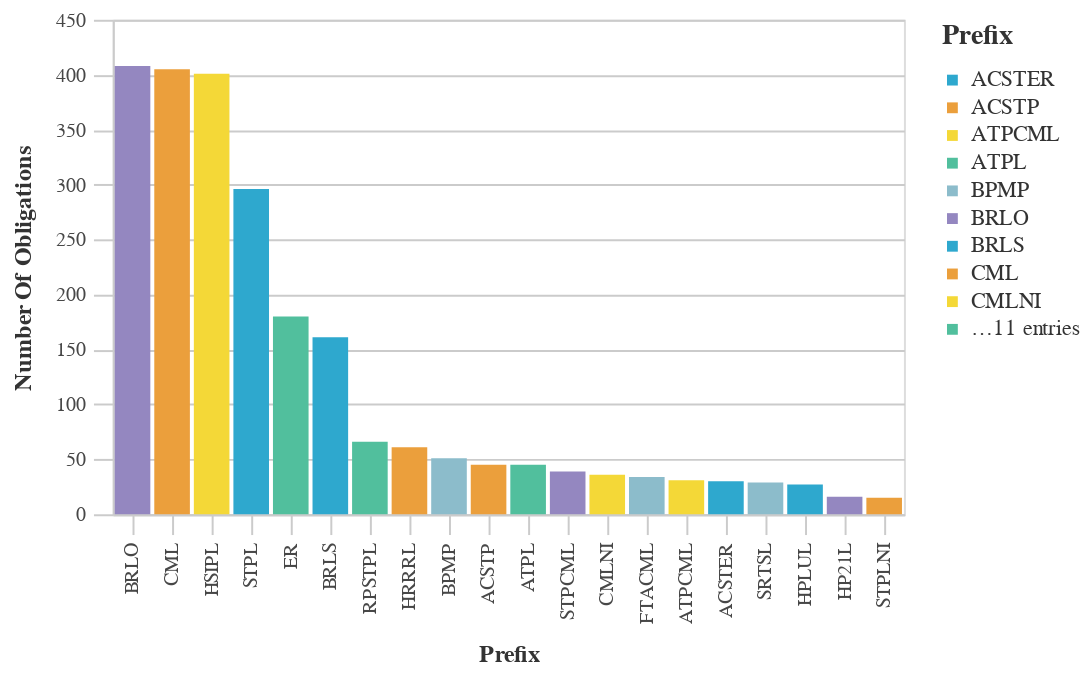

Source (notebook cell):
### Markdown cell above
### Most Used Prefix Codes

### Code cell
#Bar chart with the Most Used Prefix Counts
chart_df = (df_top>>filter(_.variable=='prefix')).rename(columns={"value":"Prefix",
                                 "count":"Number of Obligations"})
chart9= (_dla_utils.basic_bar_chart_no_save(chart_df, 'Prefix', 'Number of Obligations', 'Prefix', district))
    

display(chart9)

### Figure 1 — Vega-Lite specification as saved in the notebook (floating-point values rounded to 4 significant figures)
{"config": {"view": {"continuousWidth": 400, "continuousHeight": 300}, "axis": {"domainColor": "#cbcbcb", "grid": true, "gridColor": "#cbcbcb", "gridWidth": 1, "labelColor": "#474747", "labelFont": "Nunito Sans", "labelFontSize": 10, "labelPadding": 4, "tickColor": "#cbcbcb", "tickSize": 10, "titleColor": "#333", "titleFont": "Raleway", "titleFontSize": 12, "titlePadding": 10}, "axisBand": {"grid": false}, "background": "white", "font": "Raleway", "header": {"labelFont": "Nunito Sans", "titleFont": "Raleway"}, "legend": {"labelColor": "#333", "labelFont": "Nunito Sans", "labelFontSize": 11, "labelLimit": 0, "padding": 1, "symbolSize": 30, "symbolType": "square", "titleColor": "#333", "titleFont": "Raleway", "titleFontSize": 14, "titlePadding": 10}, "title": {"anchor": "middle", "font": "Raleway", "fontSize": 18, "fontWeight": 300, "offset": 20}}, "data": {"name": "data-79902faf54293d54387270187240d323"}, "mark": "bar", "encoding": {"color": {"field": "Prefix", "legend": {"symbolLimit": 10, "title": "Prefix"}, "scale": {"range": ["#2EA8CE", "#EB9F3C", "#F4D837", "#51BF9D", "#8CBCCB", "#9487C0"]}, "type": "nominal"}, "tooltip": [{"field": "Prefix", "title": "Prefix", "type": "nominal"}, {"field": "Number of Obligations", "title": "Number Of Obligations", "type": "quantitative"}], "x": {"field": "Prefix", "sort": "-y", "title": "Prefix", "type": "nominal"}, "y": {"field": "Number of Obligations", "title": "Number Of Obligations", "type": "quantitative"}}, "height": 250, "width": 400, "$schema": "https://vega.github.io/schema/vega-lite/v4.17.0.json", "datasets": {"data-79902faf54293d54387270187240d323": [{"Prefix": "BRLO", "Number of Obligations": 408, "variable": "prefix"}, {"Prefix": "CML", "Number of Obligations": 405, "variable": "prefix"}, {"Prefix": "HSIPL", "Number of Obligations": 401, "variable": "prefix"}, {"Prefix": "STPL", "Number of Obligations": 296, "variable": "prefix"}, {"Prefix": "ER", "Number of Obligations": 180, "variable": "prefix"}, {"Prefix": "BRLS", "Number of Obligations": 161, "variable": "prefix"}, {"Prefix": "RPSTPL", "Number of Obligations": 66, "variable": "prefix"}, {"Prefix": "HRRRL", "Number of Obligations": 61, "variable": "prefix"}, {"Prefix": "BPMP", "Number of Obligations": 51, "variable": "prefix"}, {"Prefix": "ACSTP", "Number of Obligations": 45, "variable": "prefix"}, {"Prefix": "ATPL", "Number of Obligations": 45, "variable": "prefix"}, {"Prefix": "STPCML", "Number of Obligations": 39, "variable": "prefix"}, {"Prefix": "CMLNI", "Number of Obligations": 36, "variable": "prefix"}, {"Prefix": "FTACML", "Number of Obligations": 34, "variable": "prefix"}, {"Prefix": "ATPCML", "Number of Obligations": 31, "variable": "prefix"}, {"Prefix": "ACSTER", "Number of Obligations": 30, "variable": "prefix"}, {"Prefix": "SRTSL", "Number of Obligations": 29, "variable": "prefix"}, {"Prefix": "HPLUL", "Number of Obligations": 27, "variable": "prefix"}, {"Prefix": "HP21L", "Number of Obligations": 16, "variable": "prefix"}, {"Prefix": "STPLNI", "Number of Obligations": 15, "variable": "prefix"}]}}
